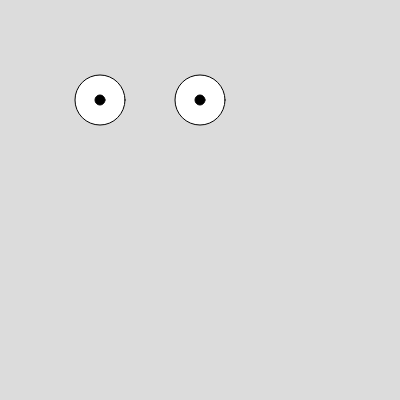
Frame 1 (no input)
Frame 60 (no input): identical to frame 1, image omitted
Frame 120 (the mouse pressed at the canvas centre since frame 60): identical to frame 1, image omitted

The p5.js sketch that drew this single still picture (run headless with seeded random() and noise() and a simulated clock; from frame 60 on, the mouse is pressed at the canvas centre):

// p5.js sketch
// ── sketch.js
//let eyeball = [
//    { x: 0,   y: -40 },
//    { x: 40,  y: 0 },
//    { x: 0,   y: 40 },
//    { x: -40, y: 0 }
//];
//let pupils = []

function setup() {
  createCanvas(400,400)
}

function CreateEye(xy) {
  // eye
  fill(255);
  circle(xy[0],xy[1],50);
  // eyeball
  fill(0);
  circle(xy[0],xy[1],10);
  //quad(eyeball[0].x,eyeball[0].y,
  //eyeball[1].x,eyeball[1].y,
  //eyeball[2].x,eyeball[2].y,
  //eyeball[3].x,eyeball[3].y,
  //)
}


function draw() {
  background(220); 
  let xy;

  // Left eye
  xy = [100, 100]; 
  CreateEye(xy);

  // Left eye
  xy = [200, 100]; 
  CreateEye(xy);

}
